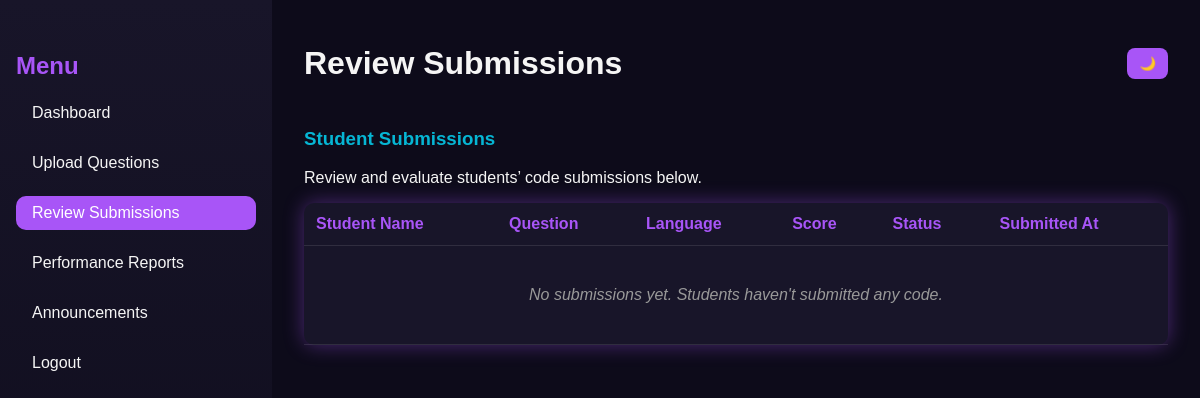
Page /faculty/review-submissions/ (signed in) on the earlier database version.
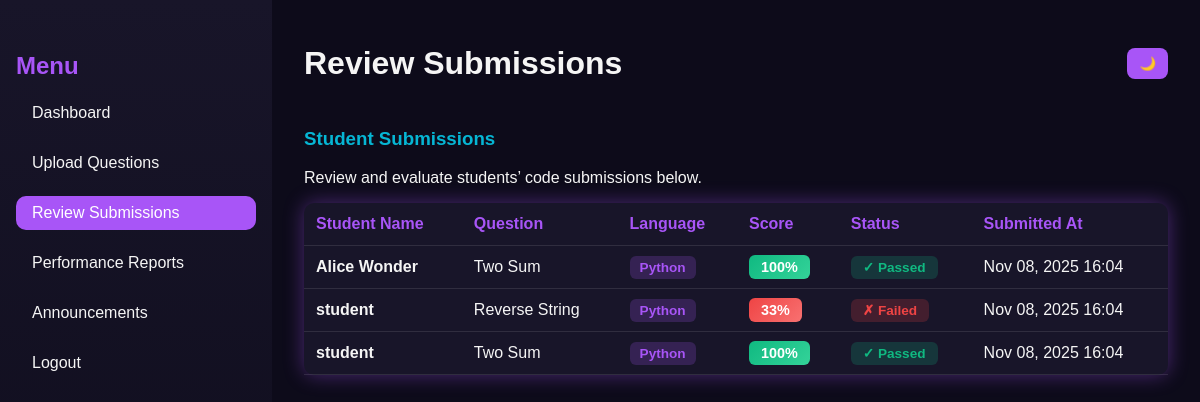
Same page on the later database version.
### core/models.py (models this page shows, shortened)
class Submission(models.Model):
    student = models.ForeignKey(Student, on_delete=models.CASCADE)
    question = models.ForeignKey(Question, on_delete=models.CASCADE)
    code = models.TextField()
    language = models.CharField(max_length=20)
    result = models.JSONField(null=True, blank=True)  # store output, correctness, AI feedback
    score = models.FloatField(default=0)
    submitted_at = models.DateTimeField(auto_now_add=True)

class Student(models.Model):
    user = models.OneToOneField(User, on_delete=models.CASCADE)
    faculty = models.ForeignKey(Faculty, on_delete=models.SET_NULL, null=True, blank=True)
    group = models.CharField(max_length=100, blank=True, null=True)

class Question(models.Model):
    faculty = models.ForeignKey(Faculty, on_delete=models.CASCADE, related_name='questions')
    title = models.CharField(max_length=255)
    description = models.TextField()
    difficulty = models.CharField(
        max_length=20,
        choices=[('Easy', 'Easy'), ('Medium', 'Medium'), ('Hard', 'Hard')],
        default='Easy'
    )
    marks = models.IntegerField(default=0)
    created_at = models.DateTimeField(auto_now_add=True)
    example_input = models.TextField(blank=True)
    example_output = models.TextField(blank=True)
    constraints = models.TextField(blank=True)

### core/views.py (the view)
# urls.py: path('faculty/review-submissions/', views.review_submissions, name='review_submissions'),
@login_required
def review_submissions(request):
    submissions = Submission.objects.filter(
        question__faculty=request.user.faculty
    ).select_related('student', 'question').order_by('-submitted_at')
    return render(request, 'core/review_submissions.html', {'submissions': submissions})

### core/templates/core/review_submissions.html (shortened to what this page needs)
{% load static %}
<!DOCTYPE html>
<html lang="en">
<head>
  <link rel="stylesheet" href="{% static 'dynamic/CSS/faculty_dashboard.css' %}" />
</head>
<body>
  <div class="dashboard">
    <aside class="sidebar">
      <h2 class="menu-title">Menu</h2>
      <ul>
        <li><a href="{% url 'faculty_dashboard' %}">Dashboard</a></li>
        <li><a href="{% url 'upload_question' %}">Upload Questions</a></li>
        <li><a href="{% url 'review_submissions' %}" class="active">Review Submissions</a></li>
        <li><a href="{% url 'performance_reports' %}">Performance Reports</a></li>
        <li><a href="{% url 'faculty_announcements' %}">Announcements</a></li>
        <li><a href="{% url 'logout' %}">Logout</a></li>
      </ul>
    </aside>
    <main class="main-content">
      <header class="topbar">
        <h1>Review Submissions</h1>
        <div class="theme-toggle">
          <button id="themeToggle">🌙</button>
        </div>
      </header>
      <section class="overview">
        <h3>Student Submissions</h3>
        <p>Review and evaluate students’ code submissions below.</p>
        <table class="styled-table">
          <thead>
            <tr>
              <th>Student Name</th>
              <th>Question</th>
              <th>Language</th>
              <th>Score</th>
              <th>Status</th>
              <th>Submitted At</th>
            </tr>
          </thead>
          <tbody>
            {% for submission in submissions %}
              <tr>
                <td><strong>{{ submission.student.user.get_full_name|default:submission.student.user.username }}</strong></td>
                <td>{{ submission.question.title }}</td>
                <td><span class="lang-badge">{{ submission.language }}</span></td>
                <td>
                  <span class="score-badge {% if submission.score >= 70 %}score-high{% elif submission.score >= 40 %}score-medium{% else %}score-low{% endif %}">
                    {{ submission.score|floatformat:0 }}%
                  </span>
                </td>
                <td>
                  {% if submission.score == 100 %}
                    <span class="status-badge status-passed">✓ Passed</span>
                  {% elif submission.score >= 50 %}
                    <span class="status-badge status-partial">~ Partial</span>
                  {% else %}
                    <span class="status-badge status-failed">✗ Failed</span>
                  {% endif %}
                </td>
                <td>{{ submission.submitted_at|date:"M d, Y H:i" }}</td>
              </tr>
            {% empty %}
              <tr>
                <td colspan="6" style="text-align: center; padding: 40px; color: #999; font-style: italic;">No submissions yet. Students haven't submitted any code.</td>
              </tr>
            {% endfor %}
          </tbody>
        </table>
      </section>
    </main>
  </div>
</body>
</html>

### core/static/dynamic/CSS/faculty_dashboard.css (style rules this page uses)
:root { --bg-dark: #0d0b1a; --bg-light: #f4f4f8; --text-dark: #f5f5f5; --text-light: #222; --accent1: #a855f7; --accent2: #06b6d4; --card-dark: #181529; --card-light: #ffffff; --shadow-glow: 0 0 20px rgba(168, 85, 247, 0.4); }
body { font-family: "Poppins", sans-serif; margin: 0; background-color: var(--bg-dark); color: var(--text-dark); transition: background 0.4s, color 0.4s; }
.dashboard { display: flex; height: 100vh; }
.sidebar { width: 240px; background: linear-gradient(180deg, #181529, #0d0b1a); padding: 2rem 1rem; box-shadow: var(--shadow-glow); }
.sidebar .menu-title { color: var(--accent1); font-weight: 700; font-size: 1.5rem; margin-bottom: 1rem; }
.sidebar ul { list-style: none; padding: 0; }
.sidebar ul li { margin: 1rem 0; }
.sidebar ul li a { color: var(--text-dark); text-decoration: none; font-size: 1rem; display: block; padding: 0.5rem 1rem; border-radius: 10px; transition: background 0.3s; }
.sidebar ul li a:hover, .sidebar ul li a.active { background: var(--accent1); color: #fff; }
.main-content { flex: 1; background: var(--bg-dark); color: var(--text-dark); padding: 1.5rem 2rem; overflow-y: auto; transition: background 0.4s, color 0.4s; }
.topbar { display: flex; justify-content: space-between; align-items: center; }
.theme-toggle button { background: var(--accent1); border: none; padding: 8px 12px; border-radius: 8px; color: white; cursor: pointer; transition: 0.3s; }
.overview h3 { color: var(--accent2); margin-top: 1.5rem; }
.upload-form, .overview table { background: var(--card-dark); padding: 1rem; border-radius: 10px; box-shadow: var(--shadow-glow); margin-top: 1rem; }
.styled-table { width: 100%; border-collapse: collapse; }
.styled-table th, .styled-table td { border-bottom: 1px solid rgba(255, 255, 255, 0.1); padding: 12px; text-align: left; }
.styled-table th { color: var(--accent1); }
.lang-badge { padding: 4px 10px; border-radius: 6px; background: rgba(168, 85, 247, 0.2); color: var(--accent1); font-size: 0.85rem; font-weight: 600; }
.score-badge { padding: 4px 12px; border-radius: 6px; font-weight: 700; font-size: 0.9rem; }
.score-high { background: linear-gradient(135deg, #10b981, #34d399); color: white; }
.score-low { background: linear-gradient(135deg, #ef4444, #f87171); color: white; }
.status-badge { padding: 4px 12px; border-radius: 6px; font-size: 0.85rem; font-weight: 600; }
.status-passed { background: rgba(16, 185, 129, 0.2); color: #10b981; }
.status-failed { background: rgba(239, 68, 68, 0.2); color: #ef4444; }

Differences in the rows shown:
added Submission: student.user.get_full_name "Alice Wonder", question "Two Sum", language "Python", score "100", shows "✓ Passed", submitted_at "Nov 08, 2025 16:04"
added Submission: student.user.get_full_name "student", question "Reverse String", language "Python", score "33", shows "✗ Failed", submitted_at "Nov 08, 2025 16:04"
added Submission: student.user.get_full_name "student", question "Two Sum", language "Python", score "100", shows "✓ Passed", submitted_at "Nov 08, 2025 16:04"
Other differences:
text no longer shown: "No submissions yet. Students haven't submitted any code."
